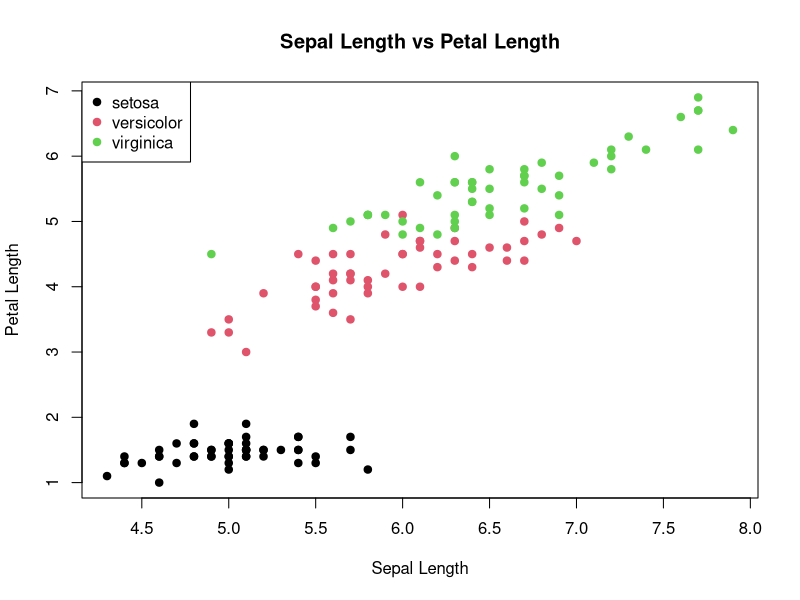

Recreate this plot in R.
# Iris Flower Data Analysis
# Load the built-in iris dataset
data(iris)
#View the first six rows
head(iris)
# Display dataset information
str(iris)
# calculate summary statistics
summary(iris)
# calculate average sepal lenght by species
aggregate(Sepal.Length ~ Species, data = iris, FUN = mean)
# Create a scatter plot
plot(
  iris$Sepal.Length,
  iris$Petal.Length,
  main = "Sepal Length vs Petal Length",
  xlab = "Sepal Length",
  ylab = "Petal Length",
  col = iris$Species,
  pch = 19
)
# Add a legend
legend(
  "topleft",
  legend = levels(iris$Species),
  col =1:3,
  pch = 19
)
